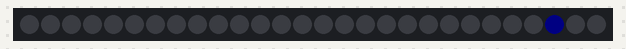
This sketch was run on a simulated Arduino Uno, built with avr-gcc and run on an emulated ATmega328P. Parts: 28 RGB LEDs in strip order, left to right. Dim RGB values are drawn brighter than linear; random numbers use the default seed unless the sketch sets one.

Above: at 7.36 s.
At 10.96 s:
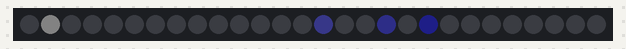
At 21.57 s:
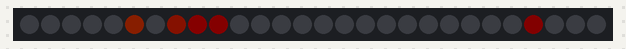
At 26.67 s:
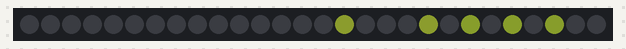
At 28.67 s:
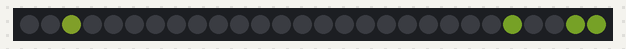
At 35.67 s:
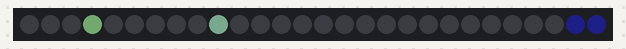

The sketch:

matrix_pal_demo.ino
```cpp
#include "FastLED.h"                                          // FastLED library.

// Fixed definitions cannot change on the fly.
#define LED_DT 0                                              // Data pin to connect to the strip.
#define LED_CK 1                                              // Clock pin for WS2801 or APA102.
#define COLOR_ORDER BGR                                       // It's GRB for WS2812 and BGR for APA102.
#define LED_TYPE APA102                                       // Using APA102, WS2812, WS2801. Don't forget to change LEDS.addLeds.
#define NUM_LEDS 28                                           // Number of LED's.

// Global variables can be changed on the fly.
uint8_t max_bright = 64;                                     // Overall brightness definition. It can be changed on the fly.

struct CRGB leds[NUM_LEDS];                                   // Initialize our LED array.

// Palette definitions
CRGBPalette16 currentPalette;
CRGBPalette16 targetPalette;
TBlendType    currentBlending;

// Initialize global variables for sequences.
int      thisdelay =  50;                                     // A delay value for the sequence(s)
uint8_t    palIndex =  95;
uint8_t    thissat = 255;
int        thisdir =   0;
uint8_t thisbright = 255;
bool        huerot =   0;                                     // Does the hue rotate? 1 = yes
uint8_t      bgclr =   0;
uint8_t      bgbri =   0;

void setup() {
  LEDS.addLeds<LED_TYPE, LED_DT, LED_CK, COLOR_ORDER>(leds, NUM_LEDS); // Set up APA102 leds

  currentBlending = LINEARBLEND;

  FastLED.setBrightness(max_bright);
  FastLED.setMaxPowerInVoltsAndMilliamps(5, 500);                      // FastLED Power management set at 5V, 500mA.
}

void loop () {

  ChangeMe();

  EVERY_N_MILLISECONDS(100) {
    uint8_t maxChanges = 24;
    nblendPaletteTowardPalette(currentPalette, targetPalette, maxChanges);   // AWESOME palette blending capability.
  }

  EVERY_N_MILLISECONDS(thisdelay) {
    matrix();
  }

  FastLED.show();
}

void matrix() {                                               // One line matrix

  if (huerot) palIndex++;

  if (random8(90) > 80) {
    if (thisdir == 0)
      leds[0] = ColorFromPalette(currentPalette, palIndex, thisbright, currentBlending);
    else
      leds[NUM_LEDS-1] = ColorFromPalette( currentPalette, palIndex, thisbright, currentBlending);
  } else {
    if (thisdir == 0)
      leds[0] = CHSV(bgclr, thissat, bgbri);
    else
      leds[NUM_LEDS-1] = CHSV(bgclr, thissat, bgbri);
  }

  if (thisdir == 0) {
    for (int i = NUM_LEDS-1; i >0 ; i-- ) leds[i] = leds[i-1];
  } else {
    for (int i = 0; i < NUM_LEDS-1 ; i++ ) leds[i] = leds[i+1];
  }
}

// Also RainbowColors_p, RainbowStripeColors_p, OceanColors_p, CloudColors_p, LavaColors_p, ForestColors_p, and PartyColors_p.

void ChangeMe() {                                             // A time (rather than loop) based demo sequencer. This gives us full control over the length of each sequence.

  uint8_t secondHand = (millis() / 1000) % 25;                // Change '25' to a different value to change length of the loop.
  static uint8_t lastSecond = 99;                             // Static variable, means it's only defined once. This is our 'debounce' variable.

  if (lastSecond != secondHand) {                             // Debounce to make sure we're not repeating an assignment.
    lastSecond = secondHand;
    switch(secondHand) {
      case  0: thisdelay=50; palIndex=95; bgclr=140; bgbri=4; huerot=0; break;
      case  5: targetPalette = OceanColors_p; thisdir=1; bgbri=0; huerot=1; break;
      case 10: targetPalette = LavaColors_p; thisdelay=30; palIndex=0; bgclr=50; bgbri=8; huerot=0; break;
      case 15: targetPalette = ForestColors_p; thisdelay=80; bgbri = 16; bgclr=96; palIndex=random8(); break;
      case 20: palIndex=random8(); huerot=1; break;
      case 25: break;
    }
  }
}
```
